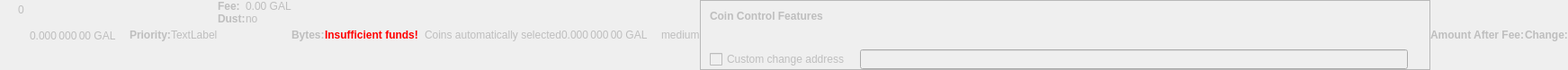
    <widget class="QWidget" name="dummyHideWidget" native="true">
     <property name="enabled">
      <bool>false</bool>
     </property>
     <property name="maximumSize">
      <size>
       <width>100</width>
       <height>22</height>
      </size>
     </property>
     <layout class="QHBoxLayout" name="dummyHideLayout">
      <property name="spacing">
       <number>0</number>
      </property>
      <property name="leftMargin">
       <number>0</number>
      </property>
      <property name="topMargin">
       <number>0</number>
      </property>
      <property name="rightMargin">
       <number>0</number>
      </property>
      <property name="bottomMargin">
       <number>0</number>
      </property>
      <item>
       <layout class="QFormLayout" name="formLayoutCoinControl1">
        <property name="horizontalSpacing">
         <number>10</number>
        </property>
        <property name="verticalSpacing">
         <number>14</number>
        </property>
        <property name="leftMargin">
         <number>10</number>
        </property>
        <property name="topMargin">
         <number>4</number>
        </property>
        <property name="rightMargin">
         <number>6</number>
        </property>
        <item row="0" column="1">
         <widget class="QLabel" name="labelCoinControlBytes">
          <property name="cursor">
           <cursorShape>IBeamCursor</cursorShape>
          </property>
          <property name="contextMenuPolicy">
           <enum>Qt::ActionsContextMenu</enum>
          </property>
          <property name="text">
           <string notr="true">0</string>
          </property>
          <property name="textInteractionFlags">
           <set>Qt::LinksAccessibleByMouse|Qt::TextSelectableByKeyboard|Qt::TextSelectableByMouse</set>
          </property>
         </widget>
        </item>
       </layout>
      </item>
      <item>
       <widget class="QLabel" name="labelCoinControlAfterFee">
        <property name="enabled">
         <bool>false</bool>
        </property>
        <property name="sizePolicy">
         <sizepolicy hsizetype="Fixed" vsizetype="Fixed">
          <horstretch>0</horstretch>
          <verstretch>0</verstretch>
         </sizepolicy>
        </property>
        <property name="minimumSize">
         <size>
          <width>111</width>
          <height>12</height>
         </size>
        </property>
        <property name="maximumSize">
         <size>
          <width>111</width>
          <height>12</height>
         </size>
        </property>
        <property name="cursor">
         <cursorShape>IBeamCursor</cursorShape>
        </property>
        <property name="contextMenuPolicy">
         <enum>Qt::ActionsContextMenu</enum>
        </property>
        <property name="text">
         <string notr="true">0.000 000 00 GAL</string>
        </property>
        <property name="textInteractionFlags">
         <set>Qt::LinksAccessibleByMouse|Qt::TextSelectableByKeyboard|Qt::TextSelectableByMouse</set>
        </property>
       </widget>
      </item>
      <item>
       <widget class="QLabel" name="labelCoinControlPriorityText">
        <property name="enabled">
         <bool>false</bool>
        </property>
        <property name="font">
         <font>
          <weight>75</weight>
          <bold>true</bold>
         </font>
        </property>
        <property name="text">
         <string>Priority:</string>
        </property>
       </widget>
      </item>
      <item>
       <layout class="QHBoxLayout" name="horizontalLayout">
        <item>
         <widget class="QLabel" name="WarningLabel">
          <property name="text">
           <string>TextLabel</string>
          </property>
         </widget>
        </item>
       </layout>
      </item>
      <item>
       <layout class="QFormLayout" name="formLayoutCoinControl3">
        <property name="horizontalSpacing">
         <number>0</number>
        </property>
        <property name="verticalSpacing">
         <number>0</number>
        </property>
        <property name="leftMargin">
         <number>0</number>
        </property>
        <property name="topMargin">
         <number>0</number>
        </property>
        <property name="rightMargin">
         <number>0</number>
        </property>
        <item row="0" column="0">
         <widget class="QLabel" name="labelCoinControlFeeText">
          <property name="enabled">
           <bool>false</bool>
          </property>
          <property name="font">
           <font>
            <weight>75</weight>
            <bold>true</bold>
           </font>
          </property>
          <property name="text">
           <string>Fee:</string>
          </property>
          <property name="margin">
           <number>0</number>
          </property>
         </widget>
        </item>
        <item row="0" column="1">
         <widget class="QLabel" name="labelCoinControlFee">
          <property name="enabled">
           <bool>false</bool>
          </property>
          <property name="cursor">
           <cursorShape>IBeamCursor</cursorShape>
          </property>
          <property name="contextMenuPolicy">
           <enum>Qt::ActionsContextMenu</enum>
          </property>
          <property name="text">
           <string notr="true">0.00 GAL</string>
          </property>
          <property name="textInteractionFlags">
           <set>Qt::LinksAccessibleByMouse|Qt::TextSelectableByKeyboard|Qt::TextSelectableByMouse</set>
          </property>
         </widget>
        </item>
        <item row="1" column="0">
         <widget class="QLabel" name="labelCoinControlLowOutputText">
          <property name="enabled">
           <bool>false</bool>
          </property>
          <property name="font">
           <font>
            <weight>75</weight>
            <bold>true</bold>
           </font>
          </property>
          <property name="text">
           <string>Dust:</string>
          </property>
         </widget>
        </item>
        <item row="1" column="1">
         <widget class="QLabel" name="labelCoinControlLowOutput">
          <property name="enabled">
           <bool>false</bool>
          </property>
          <property name="cursor">
           <cursorShape>IBeamCursor</cursorShape>
          </property>
          <property name="contextMenuPolicy">
           <enum>Qt::ActionsContextMenu</enum>
          </property>
          <property name="text">
           <string>no</string>
          </property>
          <property name="textInteractionFlags">
           <set>Qt::LinksAccessibleByMouse|Qt::TextSelectableByKeyboard|Qt::TextSelectableByMouse</set>
          </property>
         </widget>
        </item>
       </layout>
      </item>
      <item>
       <widget class="QLabel" name="labelCoinControlBytesText">
        <property name="enabled">
         <bool>false</bool>
        </property>
        <property name="font">
         <font>
          <weight>75</weight>
          <bold>true</bold>
         </font>
        </property>
        <property name="text">
         <string>Bytes:</string>
        </property>
       </widget>
      </item>
      <item>
       <layout class="QFormLayout" name="formLayoutCoinControl2">
        <property name="horizontalSpacing">
         <number>0</number>
        </property>
        <property name="verticalSpacing">
         <number>0</number>
        </property>
        <property name="leftMargin">
         <number>0</number>
        </property>
        <property name="topMargin">
         <number>0</number>
        </property>
        <property name="rightMargin">
         <number>0</number>
        </property>
       </layout>
      </item>
      <item>
       <layout class="QHBoxLayout" name="horizontalLayoutCoinControl2">
        <property name="spacing">
         <number>0</number>
        </property>
        <property name="bottomMargin">
         <number>0</number>
        </property>
       </layout>
      </item>
      <item>
       <widget class="QLabel" name="labelCoinControlInsuffFunds">
        <property name="enabled">
         <bool>false</bool>
        </property>
        <property name="minimumSize">
         <size>
          <width>0</width>
          <height>0</height>
         </size>
        </property>
        <property name="font">
         <font>
          <weight>75</weight>
          <bold>true</bold>
         </font>
        </property>
        <property name="styleSheet">
         <string notr="true">color:red;font-weight:bold;</string>
        </property>
        <property name="text">
         <string>Insufficient funds!</string>
        </property>
        <property name="margin">
         <number>5</number>
        </property>
       </widget>
      </item>
      <item>
       <layout class="QFormLayout" name="formLayoutCoinControl4">
        <property name="horizontalSpacing">
         <number>0</number>
        </property>
        <property name="verticalSpacing">
         <number>0</number>
        </property>
        <property name="leftMargin">
         <number>0</number>
        </property>
        <property name="topMargin">
         <number>0</number>
        </property>
        <property name="rightMargin">
         <number>0</number>
        </property>
       </layout>
      </item>
      <item>
       <widget class="QLabel" name="labelCoinControlChangeLabel">
        <property name="enabled">
         <bool>false</bool>
        </property>
        <property name="sizePolicy">
         <sizepolicy hsizetype="Preferred" vsizetype="Expanding">
          <horstretch>0</horstretch>
          <verstretch>0</verstretch>
         </sizepolicy>
        </property>
        <property name="minimumSize">
         <size>
          <width>0</width>
          <height>0</height>
         </size>
        </property>
        <property name="text">
         <string/>
        </property>
        <property name="margin">
         <number>3</number>
        </property>
       </widget>
      </item>
      <item>
       <widget class="QLabel" name="labelCoinControlAutomaticallySelected">
        <property name="enabled">
         <bool>false</bool>
        </property>
        <property name="sizePolicy">
         <sizepolicy hsizetype="Fixed" vsizetype="Fixed">
          <horstretch>0</horstretch>
          <verstretch>0</verstretch>
         </sizepolicy>
        </property>
        <property name="minimumSize">
         <size>
          <width>0</width>
          <height>0</height>
         </size>
        </property>
        <property name="maximumSize">
         <size>
          <width>240</width>
          <height>16777215</height>
         </size>
        </property>
        <property name="text">
         <string>Coins automatically selected</string>
        </property>
        <property name="margin">
         <number>5</number>
        </property>
       </widget>
      </item>
      <item>
       <widget class="QLabel" name="labelCoinControlChange">
        <property name="enabled">
         <bool>false</bool>
        </property>
        <property name="sizePolicy">
         <sizepolicy hsizetype="Fixed" vsizetype="Fixed">
          <horstretch>0</horstretch>
          <verstretch>0</verstretch>
         </sizepolicy>
        </property>
        <property name="minimumSize">
         <size>
          <width>111</width>
          <height>0</height>
         </size>
        </property>
        <property name="maximumSize">
         <size>
          <width>111</width>
          <height>16777215</height>
         </size>
        </property>
        <property name="cursor">
         <cursorShape>IBeamCursor</cursorShape>
        </property>
        <property name="contextMenuPolicy">
         <enum>Qt::ActionsContextMenu</enum>
        </property>
        <property name="text">
         <string notr="true">0.000 000 00 GAL</string>
        </property>
        <property name="textInteractionFlags">
         <set>Qt::LinksAccessibleByMouse|Qt::TextSelectableByKeyboard|Qt::TextSelectableByMouse</set>
        </property>
       </widget>
      </item>
      <item>
       <widget class="QLabel" name="labelCoinControlPriority">
        <property name="enabled">
         <bool>false</bool>
        </property>
        <property name="cursor">
         <cursorShape>IBeamCursor</cursorShape>
        </property>
        <property name="contextMenuPolicy">
         <enum>Qt::ActionsContextMenu</enum>
        </property>
        <property name="text">
         <string>medium</string>
        </property>
        <property name="textInteractionFlags">
         <set>Qt::LinksAccessibleByMouse|Qt::TextSelectableByKeyboard|Qt::TextSelectableByMouse</set>
        </property>
       </widget>
      </item>
      <item>
       <widget class="QFrame" name="frameCoinControl">
        <property name="sizePolicy">
         <sizepolicy hsizetype="Expanding" vsizetype="Expanding">
          <horstretch>0</horstretch>
          <verstretch>0</verstretch>
         </sizepolicy>
        </property>
        <property name="maximumSize">
         <size>
          <width>16777215</width>
          <height>16777215</height>
         </size>
        </property>
        <property name="frameShape">
         <enum>QFrame::StyledPanel</enum>
        </property>
        <property name="frameShadow">
         <enum>QFrame::Sunken</enum>
        </property>
        <layout class="QVBoxLayout" name="verticalLayoutCoinControl2_2">
         <property name="spacing">
          <number>0</number>
         </property>
         <property name="leftMargin">
          <number>0</number>
         </property>
         <property name="topMargin">
          <number>0</number>
         </property>
         <property name="rightMargin">
          <number>0</number>
         </property>
         <property name="bottomMargin">
          <number>0</number>
         </property>
         <item>
          <layout class="QVBoxLayout" name="verticalLayoutCoinControl" stretch="0,0,0,1">
           <property name="spacing">
            <number>0</number>
           </property>
           <property name="leftMargin">
            <number>10</number>
           </property>
           <property name="topMargin">
            <number>10</number>
           </property>
           <item>
            <layout class="QHBoxLayout" name="horizontalLayoutCoinControl1">
             <property name="bottomMargin">
              <number>15</number>
             </property>
             <item>
              <widget class="QLabel" name="labelCoinControlFeatures">
               <property name="enabled">
                <bool>false</bool>
               </property>
               <property name="sizePolicy">
                <sizepolicy hsizetype="Preferred" vsizetype="Maximum">
                 <horstretch>0</horstretch>
                 <verstretch>0</verstretch>
                </sizepolicy>
               </property>
               <property name="font">
                <font>
                 <weight>75</weight>
                 <bold>true</bold>
                </font>
               </property>
               <property name="styleSheet">
                <string notr="true">font-weight:bold;</string>
               </property>
               <property name="text">
                <string>Coin Control Features</string>
               </property>
              </widget>
             </item>
            </layout>
           </item>
           <item>
            <widget class="QWidget" name="widgetCoinControl" native="true">
             <property name="sizePolicy">
              <sizepolicy hsizetype="Preferred" vsizetype="Preferred">
               <horstretch>0</horstretch>
               <verstretch>0</verstretch>
              </sizepolicy>
             </property>
             <property name="minimumSize">
              <size>
               <width>0</width>
               <height>0</height>
              </size>
             </property>
             <property name="styleSheet">
              <string notr="true"/>
             </property>
             <layout class="QHBoxLayout" name="horizontalLayoutCoinControl5_2">
              <property name="leftMargin">
               <number>0</number>
              </property>
              <property name="topMargin">
               <number>0</number>
              </property>
              <property name="rightMargin">
               <number>0</number>
              </property>
              <property name="bottomMargin">
               <number>0</number>
              </property>
              <item>
               <layout class="QHBoxLayout" name="horizontalLayoutCoinControl3">
                <property name="spacing">
                 <number>20</number>
                </property>
                <property name="topMargin">
                 <number>0</number>
                </property>
                <property name="bottomMargin">
                 <number>10</number>
                </property>
               </layout>
              </item>
             </layout>
            </widget>
           </item>
           <item>
            <layout class="QHBoxLayout" name="horizontalLayoutCoinControl4" stretch="0,0,0">
             <property name="spacing">
              <number>12</number>
             </property>
             <property name="sizeConstraint">
              <enum>QLayout::SetDefaultConstraint</enum>
             </property>
             <property name="topMargin">
              <number>5</number>
             </property>
             <property name="rightMargin">
              <number>5</number>
             </property>
             <item>
              <widget class="QCheckBox" name="checkBoxCoinControlChange">
               <property name="enabled">
                <bool>false</bool>
               </property>
               <property name="toolTip">
                <string>If this is activated, but the change address is empty or invalid, change will be sent to a newly generated address.</string>
               </property>
               <property name="text">
                <string>Custom change address</string>
               </property>
              </widget>
             </item>
             <item>
              <widget class="QValidatedLineEdit" name="lineEditCoinControlChange">
               <property name="enabled">
                <bool>false</bool>
               </property>
               <property name="sizePolicy">
                <sizepolicy hsizetype="Expanding" vsizetype="Fixed">
                 <horstretch>0</horstretch>
                 <verstretch>0</verstretch>
                </sizepolicy>
               </property>
              </widget>
             </item>
             <item>
              <widget class="QLabel" name="labelCoinControlChangeLabel_2">
               <property name="sizePolicy">
                <sizepolicy hsizetype="Preferred" vsizetype="Expanding">
                 <horstretch>0</horstretch>
                 <verstretch>0</verstretch>
                </sizepolicy>
               </property>
               <property name="minimumSize">
                <size>
                 <width>0</width>
                 <height>0</height>
                </size>
               </property>
               <property name="text">
                <string/>
               </property>
               <property name="margin">
                <number>3</number>
               </property>
              </widget>
             </item>
            </layout>
           </item>
           <item>
            <spacer name="verticalSpacerCoinControl">
             <property name="orientation">
              <enum>Qt::Vertical</enum>
             </property>
             <property name="sizeHint" stdset="0">
              <size>
               <width>800</width>
               <height>1</height>
              </size>
             </property>
            </spacer>
           </item>
          </layout>
         </item>
        </layout>
       </widget>
      </item>
      <item>
       <widget class="QLabel" name="labelCoinControlAfterFeeText">
        <property name="enabled">
         <bool>false</bool>
        </property>
        <property name="minimumSize">
         <size>
          <width>0</width>
          <height>0</height>
         </size>
        </property>
        <property name="maximumSize">
         <size>
          <width>16777215</width>
          <height>16777215</height>
         </size>
        </property>
        <property name="font">
         <font>
          <weight>75</weight>
          <bold>true</bold>
         </font>
        </property>
        <property name="text">
         <string>Amount After Fee:</string>
        </property>
        <property name="alignment">
         <set>Qt::AlignLeading|Qt::AlignLeft|Qt::AlignVCenter</set>
        </property>
        <property name="margin">
         <number>0</number>
        </property>
       </widget>
      </item>
      <item>
       <widget class="QLabel" name="labelCoinControlChangeText">
        <property name="enabled">
         <bool>false</bool>
        </property>
        <property name="sizePolicy">
         <sizepolicy hsizetype="Preferred" vsizetype="Preferred">
          <horstretch>0</horstretch>
          <verstretch>0</verstretch>
         </sizepolicy>
        </property>
        <property name="minimumSize">
         <size>
          <width>0</width>
          <height>0</height>
         </size>
        </property>
        <property name="maximumSize">
         <size>
          <width>16777215</width>
          <height>16777215</height>
         </size>
        </property>
        <property name="font">
         <font>
          <weight>75</weight>
          <bold>true</bold>
         </font>
        </property>
        <property name="text">
         <string>Change:</string>
        </property>
        <property name="alignment">
         <set>Qt::AlignLeading|Qt::AlignLeft|Qt::AlignVCenter</set>
        </property>
       </widget>
      </item>
     </layout>
    </widget>
